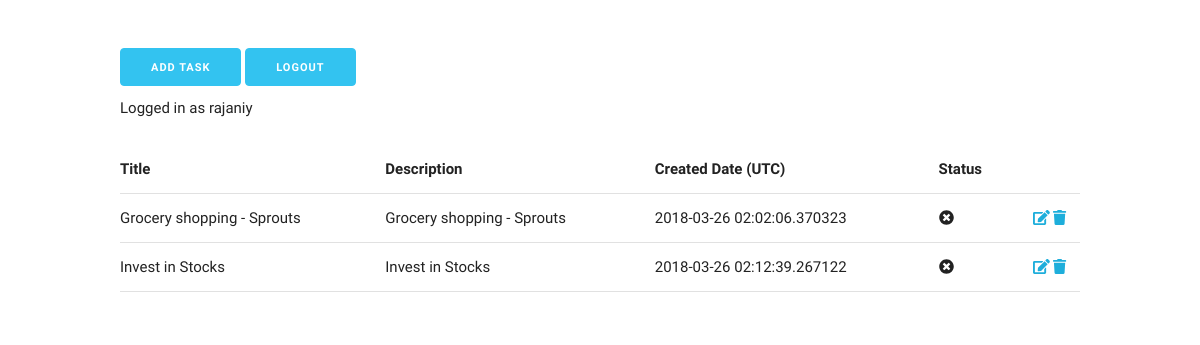
The page /tasks (signed in) on the database as committed earlier.
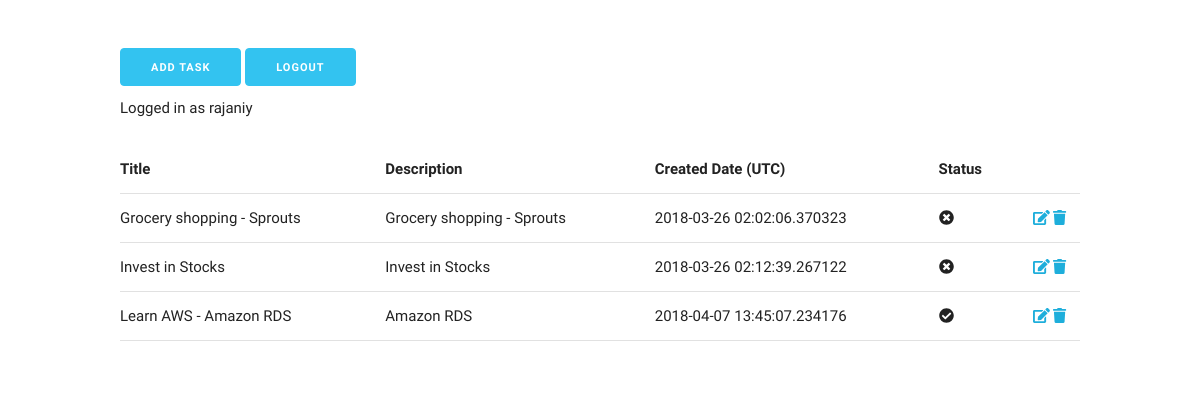
The same page on the database as committed later.
### task/views.py (models this page shows, shortened)
class User(db.Model):
    __tablename__ = "users"
    id = db.Column('id', db.Integer, primary_key=True, autoincrement=True)
    username = db.Column('username', db.Unicode)
    password = db.Column('password', db.Unicode)
    email_addr = db.Column('email_addr', db.Unicode)
    tasks = db.relationship('Task', backref="creator", lazy='dynamic')

class Task(db.Model):
    __tablename__ = "tasks"
    id = db.Column('id', db.Integer, primary_key=True, autoincrement=True)
    user_id = db.Column(db.Integer, db.ForeignKey("users.id"))
    title = db.Column("title", db.Unicode)
    description = db.Column("description", db.Unicode)
    created_date = db.Column("created_date", db.DateTime, default=datetime.utcnow())
    completed_date = db.Column("completed_date", db.DateTime)

### task/views.py (the view)
    def tasks(self):
        ur = UserRepository(username=self.username)
        u = ur.find_one()
        if not u:
            raise Exception("No user found")
        else:
            return Task.query.filter_by(user_id=u.id).all()

### task/views.py (called while the page is built)
@app.route("/tasks")
def tasks():
    ur = UserRepository(username=session['username'])
    tr = TaskRepository(username=session['username'])
    u = ur.find_one()
    tsks = tr.tasks()
    return render_template("tasks.html", tasks=tsks)

    def find_one(self):
        return User.query.filter_by(username=self.username).first()

### task/templates/tasks.html (shortened to what this page needs)
{% extends "layout.html" %}
{% block content %}
<div class="container">
    <div class="row">
        <a class="button button-primary" href="{{url_for('add_tasks')}}">Add Task</a>
        <a class="button button-primary" href="{{url_for('logout')}}">Logout</a>
        <p>Logged in as {{ session.username }}</p>
        <table class="u-full-width">
            <thead>
            <tr>
                <th>Title</th>
                <th>Description</th>
                <th>Created Date (UTC)</th>
                <th>Status</th>
                <th></th>
            </tr>
            </thead>
            {% for task in tasks %}
            <tr>
                <td>{{ task["title"] }}</td>
                <td>{{ task["description"] }}</td>
                <td>{{ task["created_date"] }}</td>
                {% if task["completed_date"] is not none %}
                <td>
                    <i class="fas fa-check-circle"></i>
                </td>
                {% else %}
                <td>
                    <i class="fas fa-times-circle"></i>
                </td>
                {% endif %}
                <td>
                    <a href="{{url_for('edit_task', id=task['id'])}}"><i class="fas fa-edit"></i></a>
                    <a href="{{url_for('delete_task', id=task['id'])}}"><i class="fas fa-trash"></i></a>
                </td>
            </tr>
            {% endfor %}
        </table>
    </div>
</div>
{% endblock %}

### task/templates/layout.html (shortened to what this page needs)
<!DOCTYPE html>
<html lang="en">
<head>
    <link rel="stylesheet" href="{{ url_for('static', filename='css/normalize.css') }}">
    <link rel="stylesheet" href="{{ url_for('static', filename='css/skeleton.css') }}">
    <link rel="stylesheet" href="{{ url_for('static', filename='css/styles.css') }}">
</head>
<body>
{% block content %}
{% endblock %}
</body>
</html>

### task/static/css/skeleton.css (style rules this page uses)
.container { position: relative; width: 100%; max-width: 960px; margin: 0 auto; padding: 0 20px; box-sizing: border-box; }
@media (min-width: 400px) { .container { width: 85%; padding: 0; } }
@media (min-width: 550px) { .container { width: 80%; } }
html { font-size: 62.5%; }
body { font-size: 1.5em; line-height: 1.6; font-weight: 400; font-family: "Raleway", "HelveticaNeue", "Helvetica Neue", Helvetica, Arial, sans-serif; color: #222; }
p { margin-top: 0; }
a { color: #1EAEDB; }
.button, button, input[type="submit"], input[type="reset"], input[type="button"] { display: inline-block; height: 38px; padding: 0 30px; color: #555; text-align: center; font-size: 11px; font-weight: 600; line-height: 38px; letter-spacing: .1rem; text-transform: uppercase; text-decoration: none; white-space: nowrap; background-color: transparent; border-radius: 4px; border: 1px solid #bbb; cursor: pointer; box-sizing: border-box; }
.button.button-primary, button.button-primary, input[type="submit"].button-primary, input[type="reset"].button-primary, input[type="button"].button-primary { color: #FFF; background-color: #33C3F0; border-color: #33C3F0; }
th, td { padding: 12px 15px; text-align: left; border-bottom: 1px solid #E1E1E1; }
th:first-child, td:first-child { padding-left: 0; }
th:last-child, td:last-child { padding-right: 0; }
button, .button { margin-bottom: 1rem; }
pre, blockquote, dl, figure, table, p, ul, ol, form { margin-bottom: 2.5rem; }
.u-full-width { width: 100%; box-sizing: border-box; }
.container:after, .row:after, .u-cf { content: ""; display: table; clear: both; }

Rows that differ between the two databases and show on the page:
added Task: title "Learn AWS - Amazon RDS", description "Amazon RDS", created_date "2018-04-07 13:45:07.234176"
